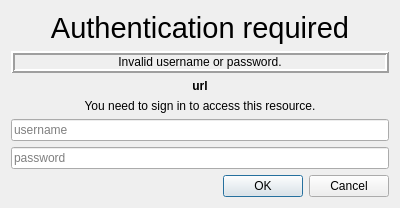
<?xml version="1.0" encoding="UTF-8"?>
<ui version="4.0">
 <class>UserCredentialView</class>
 <widget class="QWidget" name="UserCredentialView">
  <property name="geometry">
   <rect>
    <x>0</x>
    <y>0</y>
    <width>400</width>
    <height>204</height>
   </rect>
  </property>
  <property name="windowTitle">
   <string>Authentication Required</string>
  </property>
  <layout class="QVBoxLayout" name="verticalLayout">
   <item>
    <widget class="QLabel" name="userTitle">
     <property name="font">
      <font>
       <pointsize>22</pointsize>
      </font>
     </property>
     <property name="text">
      <string>Authentication required</string>
     </property>
     <property name="textFormat">
      <enum>Qt::PlainText</enum>
     </property>
     <property name="scaledContents">
      <bool>false</bool>
     </property>
     <property name="alignment">
      <set>Qt::AlignCenter</set>
     </property>
    </widget>
   </item>
   <item>
    <widget class="QLabel" name="incorrectMessage">
     <property name="sizePolicy">
      <sizepolicy hsizetype="Preferred" vsizetype="Maximum">
       <horstretch>0</horstretch>
       <verstretch>0</verstretch>
      </sizepolicy>
     </property>
     <property name="styleSheet">
      <string notr="true">color: &quot;red&quot;;
background-color: &quot;#FFCCCC&quot;;
</string>
     </property>
     <property name="frameShape">
      <enum>QFrame::Box</enum>
     </property>
     <property name="frameShadow">
      <enum>QFrame::Raised</enum>
     </property>
     <property name="lineWidth">
      <number>2</number>
     </property>
     <property name="text">
      <string>Invalid username or password.</string>
     </property>
     <property name="alignment">
      <set>Qt::AlignCenter</set>
     </property>
    </widget>
   </item>
   <item>
    <widget class="QLabel" name="authUrlLabel">
     <property name="font">
      <font>
       <weight>75</weight>
       <bold>true</bold>
      </font>
     </property>
     <property name="text">
      <string>url</string>
     </property>
     <property name="alignment">
      <set>Qt::AlignCenter</set>
     </property>
    </widget>
   </item>
   <item>
    <widget class="QLabel" name="message">
     <property name="sizePolicy">
      <sizepolicy hsizetype="Preferred" vsizetype="Maximum">
       <horstretch>0</horstretch>
       <verstretch>0</verstretch>
      </sizepolicy>
     </property>
     <property name="text">
      <string>You need to sign in to access this resource.</string>
     </property>
     <property name="alignment">
      <set>Qt::AlignCenter</set>
     </property>
    </widget>
   </item>
   <item>
    <widget class="QLineEdit" name="usernameEdit">
     <property name="text">
      <string/>
     </property>
     <property name="placeholderText">
      <string>username</string>
     </property>
    </widget>
   </item>
   <item>
    <widget class="QLineEdit" name="passwordEdit">
     <property name="echoMode">
      <enum>QLineEdit::Password</enum>
     </property>
     <property name="placeholderText">
      <string>password</string>
     </property>
    </widget>
   </item>
   <item>
    <widget class="QDialogButtonBox" name="buttonBox">
     <property name="standardButtons">
      <set>QDialogButtonBox::Cancel|QDialogButtonBox::Ok</set>
     </property>
    </widget>
   </item>
  </layout>
 </widget>
 <resources/>
 <connections/>
</ui>
